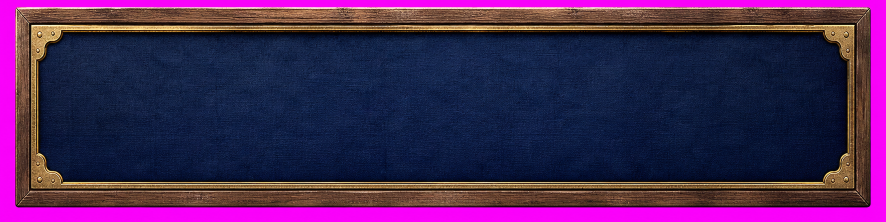
#> input picture tools/source_assets/harbor/harbor_info_board_frame_source.png, 1772 x 443 px (shown at 1/2 size)
$ python process_harbor_info_board_assets.py
#> lines starting #> are read from the running program, lines starting #| are printed output that depends on the picture
### tools/process_harbor_plan_assets.py
#!/usr/bin/env python3
"""Process AI sources for harbor departure-plan panel + row icons into showcase PNGs.

Pipeline (docs/19 §3.4 / docs/33 §3.0):
  tools/source_assets/harbor/*_source.png
    → chroma key / crop / header cleanup (no baked JP text)
    → assets/showcase/harbor/
"""

from __future__ import annotations

import math
from pathlib import Path

from PIL import Image, ImageDraw, ImageEnhance, ImageFilter


ROOT = Path(__file__).resolve().parents[1]
SOURCE_DIR = ROOT / "tools" / "source_assets" / "harbor"
HARBOR_OUT = ROOT / "assets" / "showcase" / "harbor"

PANEL_SOURCE = SOURCE_DIR / "harbor_plan_panel_source.png"
ICONS_SOURCE = SOURCE_DIR / "harbor_plan_icons_contact_source.png"

PANEL_OUT = HARBOR_OUT / "harbor_plan_panel.png"
ICON_OUTS = {
    "guide": HARBOR_OUT / "harbor_plan_icon_guide.png",
    "weather": HARBOR_OUT / "harbor_weather_stub_icon.png",
    "pin": HARBOR_OUT / "harbor_plan_icon_pin.png",
    "rumor": HARBOR_OUT / "harbor_plan_icon_rumor.png",
}

# Runtime plan card is ~730x249; export 2x for crisp 9-slice-ish stretch.
PANEL_SIZE = (1460, 498)
ICON_SIZE = (96, 96)

# Palette anchors (docs/19 §4.1 / palette.gd)
PARCHMENT = (243, 232, 205)
NAVY = (19, 40, 63)
GOLD = (255, 231, 168)
GOLD_DARK = (146, 98, 42)
BROWN = (74, 43, 22)


def _remove_chroma_magenta(image: Image.Image) -> Image.Image:
    img = image.convert("RGBA")
    pixels = img.load()
    width, height = img.size
    border_samples: list[tuple[int, int, int, int]] = []
    for x in range(0, width, max(1, width // 80)):
        border_samples.append(pixels[x, 0])
        border_samples.append(pixels[x, height - 1])
    for y in range(0, height, max(1, height // 80)):
        border_samples.append(pixels[0, y])
        border_samples.append(pixels[width - 1, y])
    key_r = round(sum(p[0] for p in border_samples) / len(border_samples))
    key_g = round(sum(p[1] for p in border_samples) / len(border_samples))
    key_b = round(sum(p[2] for p in border_samples) / len(border_samples))

    transparent_threshold = 55.0
    opaque_threshold = 140.0
    for y in range(height):
        for x in range(width):
            r, g, b, a = pixels[x, y]
            # Magenta-ish: high R+B, low G
            magenta_score = (r + b) * 0.5 - g
            distance = math.sqrt((r - key_r) ** 2 + (g - key_g) ** 2 + (b - key_b) ** 2)
            if distance <= transparent_threshold or (magenta_score > 70 and g < 90):
                pixels[x, y] = (r, g, b, 0)
            elif distance < opaque_threshold and magenta_score > 40:
                t = (distance - transparent_threshold) / (opaque_threshold - transparent_threshold)
                edge_alpha = int(a * t)
                # Despill magenta toward parchment/neutral
                nr = min(r, max(g, b) + 20)
                nb = min(b, max(r, g) + 20)
                pixels[x, y] = (nr, g, nb, edge_alpha)
    return img


def _trim_alpha(image: Image.Image, pad: int = 2) -> Image.Image:
    bbox = image.getchannel("A").getbbox()
    if bbox is None:
        return image
    x0, y0, x1, y1 = bbox
    x0 = max(0, x0 - pad)
    y0 = max(0, y0 - pad)
    x1 = min(image.width, x1 + pad)
    y1 = min(image.height, y1 + pad)
    return image.crop((x0, y0, x1, y1))


# [143 lines left out: functions _fit_contain, _draw_ship_wheel, _clean_header_band, _quantize_toward_palette, build_plan_panel, _icon_cells and 3 more, not called in this run]


# [2 lines that do not run on import are left out]

### tools/process_harbor_info_board_assets.py
#!/usr/bin/env python3
"""Process AI sources for the harbor info board (frame + fish card) into showcase PNGs.

Pipeline (docs/43_harbor_info_board_plan.md「Phase B」/ docs/19 §3.4 と同じ流儀。
tools/process_harbor_plan_assets.py の踏襲):
  tools/source_assets/harbor/harbor_info_board_frame_source.png
  tools/source_assets/harbor/harbor_info_fish_card_source.png
    → chroma key（マゼンタ #FF00FF）/ trim
    → 現行PIL素材と同一ピクセル寸法へ cover-fit リサイズ
    → assets/showcase/harbor/harbor_info_board_frame.png / harbor_info_fish_card.png

現行素材はどちらも TextureRect.STRETCH_SCALE（アスペクト非保持のフルレクト伸縮）で
表示される（src/ui/harbor_screen.gd の `_texture_rect()` 参照）。タイトル・魚名・
理由バッジは runtime Label が上に重なるだけで、素材側に透過の「くり抜き」領域は
不要（現行 tools/generate_harbor_info_board_assets.py の PIL 版も不透明な板のまま）。
そのため本スクリプトはヘッダー帯のクリーンアップ等は行わず、キー抜き→トリム→
cover-fit リサイズのみを行う。

ソースが無い場合は、生成指示書（docs/43 §1.5）に従って置くべきファイルパスを
案内して終了する（exit 1）。
"""

from __future__ import annotations

import sys
from pathlib import Path

from PIL import Image, ImageEnhance

ROOT = Path(__file__).resolve().parents[1]
SOURCE_DIR = ROOT / "tools" / "source_assets" / "harbor"
HARBOR_OUT = ROOT / "assets" / "showcase" / "harbor"

FRAME_SOURCE = SOURCE_DIR / "harbor_info_board_frame_source.png"
CARD_SOURCE = SOURCE_DIR / "harbor_info_fish_card_source.png"

FRAME_OUT = HARBOR_OUT / "harbor_info_board_frame.png"
CARD_OUT = HARBOR_OUT / "harbor_info_fish_card.png"

# 現行 tools/generate_harbor_info_board_assets.py の出力と同一ピクセル寸法
# （src/ui/harbor_screen.gd は STRETCH_SCALE でこのアスペクト比のまま伸縮するため、
#  ここを変えると港画面の縦横比が崩れる）。
FRAME_SIZE = (1280, 320)  # 4:1
CARD_SIZE = (240, 280)  # 6:7

sys.path.insert(0, str(Path(__file__).resolve().parent))
from process_harbor_plan_assets import _remove_chroma_magenta, _trim_alpha  # noqa: E402


def _missing_source_message() -> str:
    return (
        "harbor情報板の一点物ソースが見つかりません。\n"
        "以下のファイルを配置してから再実行してください（docs/43_harbor_info_board_plan.md「Phase B」§生成指示 参照）:\n"
        f"  - {FRAME_SOURCE.relative_to(ROOT)}\n"
        f"  - {CARD_SOURCE.relative_to(ROOT)}\n"
        "\n"
        "生成手順:\n"
        "  1. Cursor の GenerateImage（OpenAI）で docs/43 記載のプロンプトを使い、\n"
        "     マゼンタ #FF00FF 背景・文字/ロゴなしの2素材を生成する\n"
        "  2. 生成画像を上記パスへそのまま保存する（リサイズ不要。本スクリプトが\n"
        f"     {FRAME_SIZE[0]}x{FRAME_SIZE[1]} / {CARD_SIZE[0]}x{CARD_SIZE[1]} へ cover-fit する）\n"
        "  3. 本スクリプトを再実行する: python3 tools/process_harbor_info_board_assets.py\n"
    )


def _quantize_toward_palette(image: Image.Image) -> Image.Image:
    """process_harbor_plan_assets の流儀に合わせた、控えめな色寄せ。"""
    alpha = image.getchannel("A")
    rgb = image.convert("RGB")
    rgb = ImageEnhance.Color(rgb).enhance(0.92)
    rgb = ImageEnhance.Contrast(rgb).enhance(1.04)
    out = rgb.convert("RGBA")
    out.putalpha(alpha)
    return out


def _cover_fit(image: Image.Image, size: tuple[int, int]) -> Image.Image:
    """アスペクト比を保ったまま拡大し、中央を目標サイズへクロップ（隙間を作らない）。"""
    scale = max(size[0] / image.width, size[1] / image.height)
    resized = image.resize(
        (max(1, round(image.width * scale)), max(1, round(image.height * scale))),
        Image.Resampling.LANCZOS,
    )
    ox = (resized.width - size[0]) // 2
    oy = (resized.height - size[1]) // 2
    return resized.crop((ox, oy, ox + size[0], oy + size[1]))


def _process_one(source: Path, out_path: Path, size: tuple[int, int]) -> Path:
    raw = _remove_chroma_magenta(Image.open(source))
    trimmed = _trim_alpha(raw, pad=2)
    fitted = _cover_fit(trimmed, size)
    finished = _quantize_toward_palette(fitted)
    finished = ImageEnhance.Sharpness(finished).enhance(1.05)
    HARBOR_OUT.mkdir(parents=True, exist_ok=True)
    finished.save(out_path)
    return out_path


def build_info_board_frame() -> Path:
    if not FRAME_SOURCE.exists():
        raise SystemExit(_missing_source_message())
    return _process_one(FRAME_SOURCE, FRAME_OUT, FRAME_SIZE)
#> after the loop in _remove_chroma_magenta, `for x in range(0, width, max(1, width // 80)):`: border_samples = 162 items, first 6: (245, 3, 247, 255), (246, 3, 248, 255), (248, 2, 249, 255), (248, 2, 248, 255), (247, 2, 249, 255), (249, 3, 249, 255)
#> after the loop in _remove_chroma_magenta, `for y in range(0, height, max(1, height // 80)):`: border_samples = 340 items, first 6: (245, 3, 247, 255), (246, 3, 248, 255), (248, 2, 249, 255), (248, 2, 248, 255), (247, 2, 249, 255), (249, 3, 249, 255)
#> in _remove_chroma_magenta, `key_r = round(sum(p[0] for p in border_samples) / len(border_samples))`: key_r = 249
#> in _remove_chroma_magenta, `key_g = round(sum(p[1] for p in border_samples) / len(border_samples))`: key_g = 3
#> in _remove_chroma_magenta, `key_b = round(sum(p[2] for p in border_samples) / len(border_samples))`: key_b = 249
#> in _process_one, `raw = _remove_chroma_magenta(Image.open(source))`:
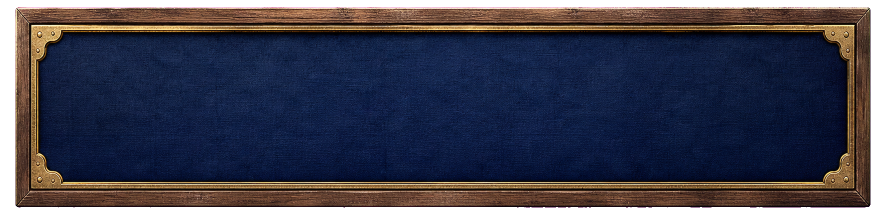
#> raw: PIL image 1772x443 RGBA (shown at 1/2 size); mean R, G, B, A 69, 37.6, 83.4, 222.1; transparent parts drawn white
#> in _trim_alpha, `bbox = image.getchannel("A").getbbox()`: bbox = (31, 14, 1741, 415)
#> in _trim_alpha, `x0, y0, x1, y1 = bbox`: x0 = 31; y0 = 14; x1 = 1741; y1 = 415
#> in _trim_alpha, `x0 = max(0, x0 - pad)`: x0 = 29
#> in _trim_alpha, `y0 = max(0, y0 - pad)`: y0 = 12
#> in _trim_alpha, `x1 = min(image.width, x1 + pad)`: x1 = 1743
#> in _trim_alpha, `y1 = min(image.height, y1 + pad)`: y1 = 417
#> in _cover_fit, `resized = image.resize( (max(1, round(image.width * scale)), max(1, ro..`:
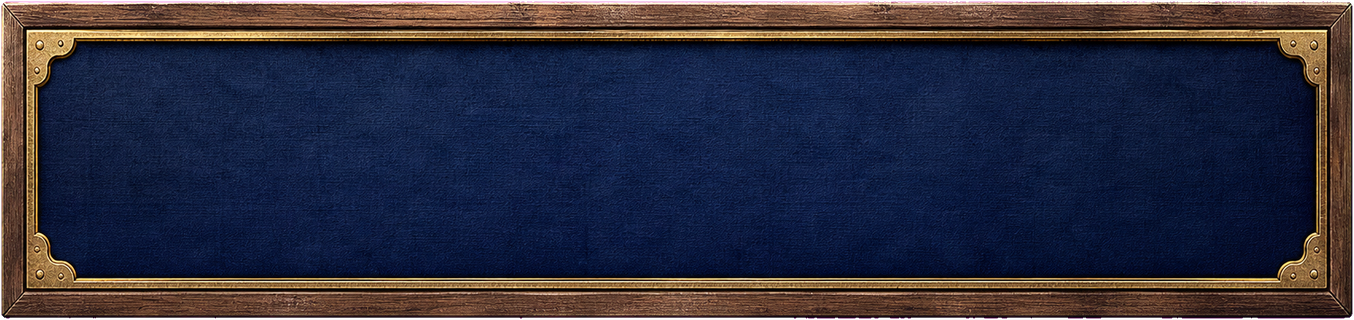
#> resized: PIL image 1354x320 RGBA; mean R, G, B, A 43, 42.5, 59.1, 251.2; transparent parts drawn white
#> in _cover_fit, `return resized.crop((ox, oy, ox + size[0], oy + size[1]))`:
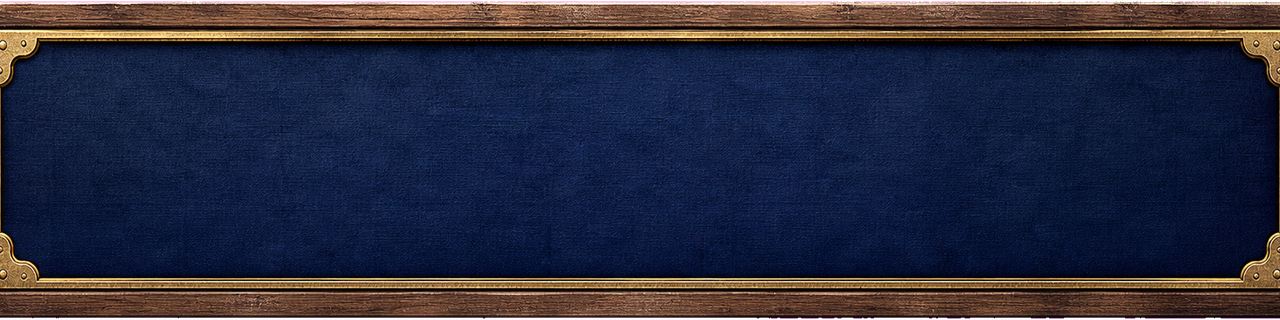
#> returned value: PIL image 1280x320 RGBA; mean R, G, B, A 39.7, 40.9, 59.7, 251.8; transparent parts drawn white


def build_info_fish_card() -> Path:
    if not CARD_SOURCE.exists():
        raise SystemExit(_missing_source_message())
    return _process_one(CARD_SOURCE, CARD_OUT, CARD_SIZE)
#> call 2 of _process_one, with size = (240, 280)
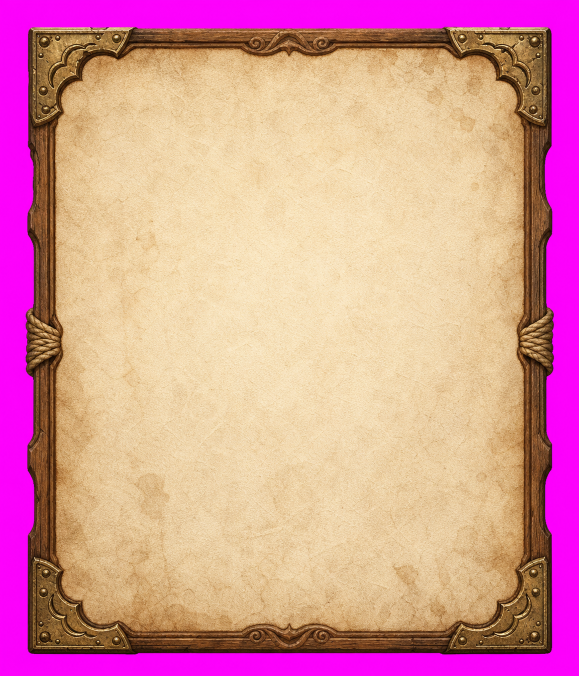
#> input picture tools/source_assets/harbor/harbor_info_fish_card_source.png, 1158 x 1351 px (shown at 1/2 size)
#> in _process_one (call 2), `raw = _remove_chroma_magenta(Image.open(source))`:
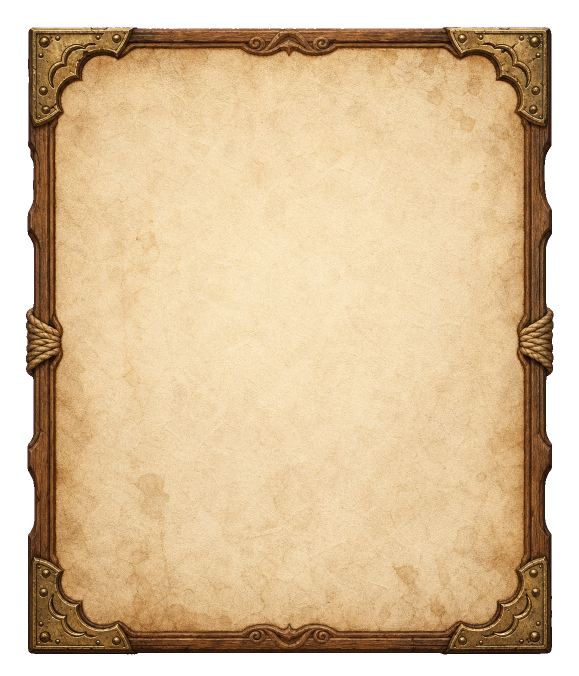
#> raw: PIL image 1158x1351 RGBA (shown at 1/2 size); mean R, G, B, A 216.4, 148.4, 154.7, 211.7; transparent parts drawn white
#> in _quantize_toward_palette (call 2), `alpha = image.getchannel("A")`:
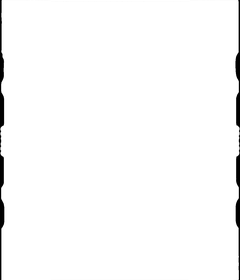
#> alpha: PIL image 240x280 L; min 0, max 255, mean 250
#> in _quantize_toward_palette (call 2), `rgb = image.convert("RGB")`:
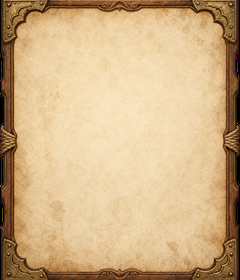
#> rgb: PIL image 240x280 RGB; mean R, G, B 207.1, 176.4, 133.8


def build_all() -> list[Path]:
    if not FRAME_SOURCE.exists() or not CARD_SOURCE.exists():
        raise SystemExit(_missing_source_message())
    return [build_info_board_frame(), build_info_fish_card()]


def main() -> int:
    for path in build_all():
        print(path.relative_to(ROOT))
    return 0


if __name__ == "__main__":
    raise SystemExit(main())
#> (the program exits here)
